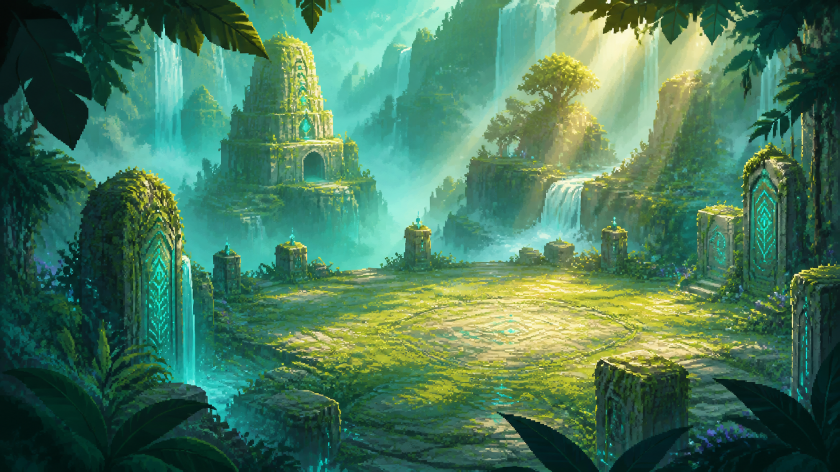
#> input picture art/raw/chapter1_title_bg_full.png, 1680 x 944 px (shown at 1/2 size)
$ python pixelize.py ../raw/chapter1_title_bg_full.png out.png
#> lines starting #> are read from the running program, lines starting #| are printed output that depends on the picture
#!/usr/bin/env python3
"""تبدیل تصویر نقاشی‌وار (Canva/Cloudflare) به پیکسل‌آرت قابل‌استفاده در بازی.

استفاده:
  python3 -I art/tools/pixelize.py IN.png OUT.png --size 640x360 --colors 64 [--sat 1.35 --bright 1.2 --contrast 1.15]
  برای اسپرایت/آیکون: --size 32x48 --colors 16 --transparent  (پس‌زمینهٔ تخت را شفاف می‌کند)
هیچ کلید یا شبکه‌ای لازم نیست. فیلتر Nearest را در Godot روشن کن.
"""
import argparse
from PIL import Image, ImageEnhance, ImageFilter

def main():
    ap = argparse.ArgumentParser()
    ap.add_argument("src"); ap.add_argument("dst")
    ap.add_argument("--size", default="640x360")
    ap.add_argument("--colors", type=int, default=64)
    ap.add_argument("--sat", type=float, default=1.35)
    ap.add_argument("--bright", type=float, default=1.2)
    ap.add_argument("--contrast", type=float, default=1.15)
    ap.add_argument("--transparent", action="store_true")
    ap.add_argument("--preview", type=int, default=3, help="ضریب پیش‌نمایش Nearest (0 = بدون)")
    a = ap.parse_args()
    w, h = (int(v) for v in a.size.lower().split("x"))
    im = Image.open(a.src).convert("RGB")
#> im is the input picture: PIL image 1680x944 RGB; mean R, G, B 71.6, 120.4, 90.5
    # کاهش با فیلتر جعبه‌ای (BOX) برای پیکسل‌های تمیز، سپس تیزکردن و نگاشت پالت
    im = im.resize((w, h), Image.BOX if im.width >= w else Image.LANCZOS)
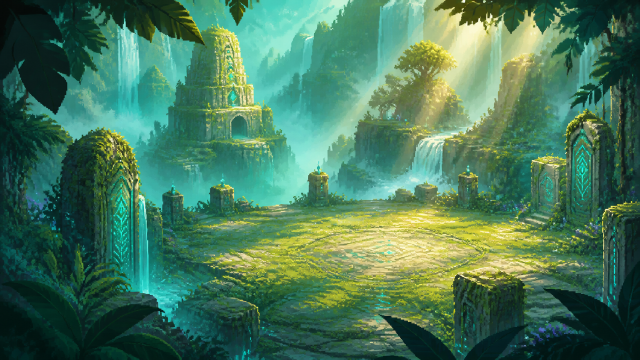
#> im: PIL image 640x360 RGB; mean R, G, B 71.7, 120.6, 90.7
    im = im.filter(ImageFilter.UnsharpMask(radius=1.0, percent=120, threshold=2))
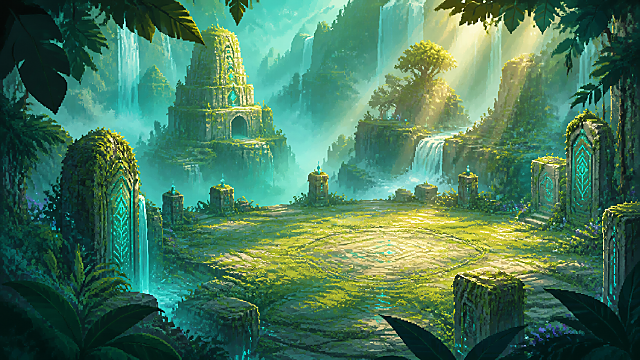
#> im: PIL image 640x360 RGB; mean R, G, B 72.1, 121, 91.1
    im = ImageEnhance.Color(im).enhance(a.sat)
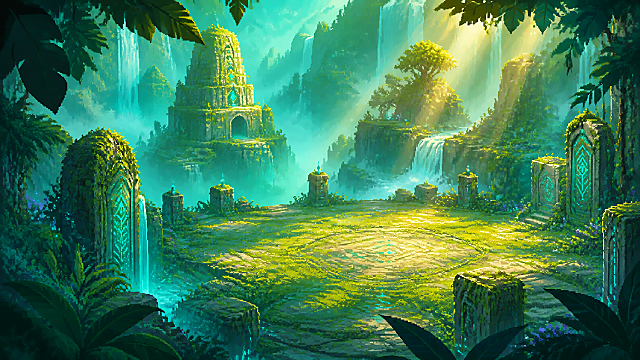
#> im: PIL image 640x360 RGB; mean R, G, B 61.6, 126.8, 86.8
    im = ImageEnhance.Brightness(im).enhance(a.bright)
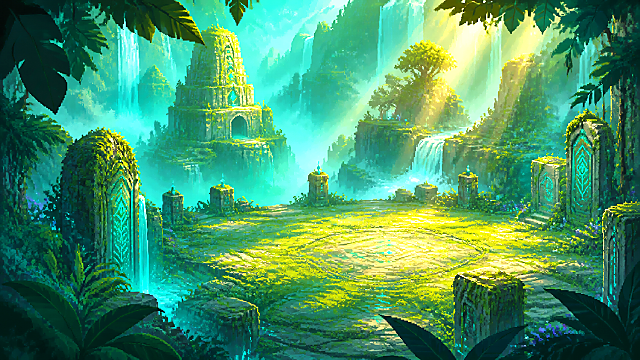
#> im: PIL image 640x360 RGB; mean R, G, B 72, 149.1, 103.4
    im = ImageEnhance.Contrast(im).enhance(a.contrast)
    im = im.filter(ImageFilter.MedianFilter(3))
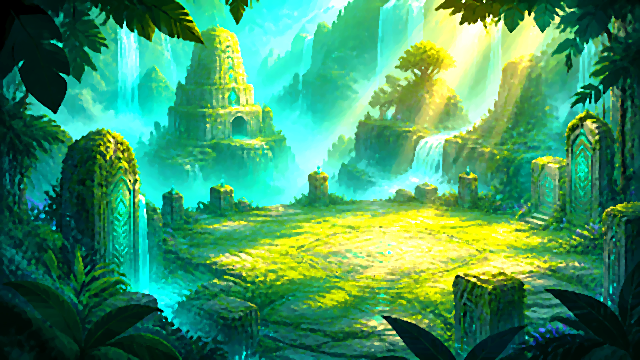
#> im: PIL image 640x360 RGB; mean R, G, B 66.1, 149.9, 98.9
    q = im.quantize(colors=a.colors, method=Image.MEDIANCUT, dither=Image.NONE).convert("RGBA")
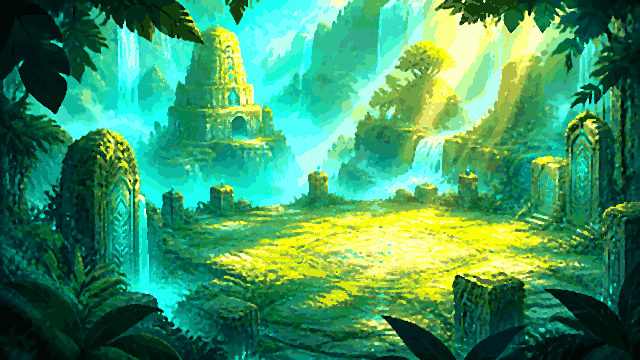
#> q: PIL image 640x360 RGBA; mean R, G, B, A 65.4, 150.1, 99.7, 255
    if a.transparent:
        bg = q.getpixel((0, 0))
        px = q.load()
        for y in range(h):
            for x in range(w):
                if px[x, y][:3] == bg[:3]:
                    px[x, y] = (0, 0, 0, 0)
    q.save(a.dst)
    if a.preview:
        q.resize((w * a.preview, h * a.preview), Image.NEAREST).save(a.dst.replace(".png", "_preview.png"))
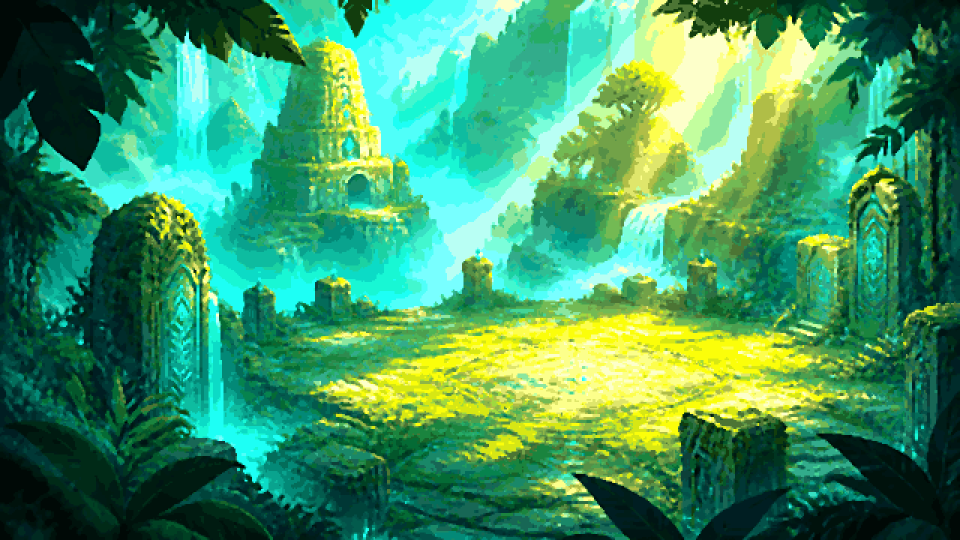
#> saved as out_preview.png: PIL image 1920x1080 RGBA (shown at 1/2 size); mean R, G, B, A 65.4, 150.1, 99.7, 255
    print(f"{a.dst}: {w}x{h}, {a.colors} رنگ")

if __name__ == "__main__":
    main()

$ run again, on art/raw/env07_plateau_waterfall_full.png
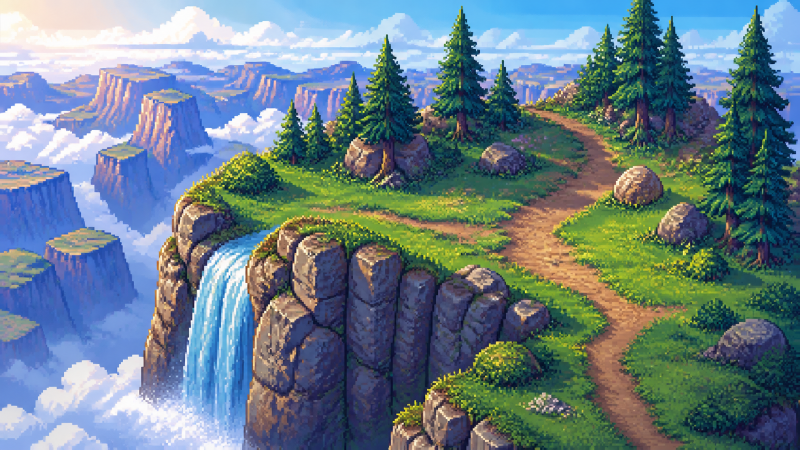
#> input picture art/raw/env07_plateau_waterfall_full.png, 1600 x 899 px (shown at 1/2 size)
#> in main, im is the input picture: PIL image 1600x899 RGB; mean R, G, B 106.3, 126.9, 136.8
#> in main, `im = ImageEnhance.Color(im).enhance(a.sat)`:
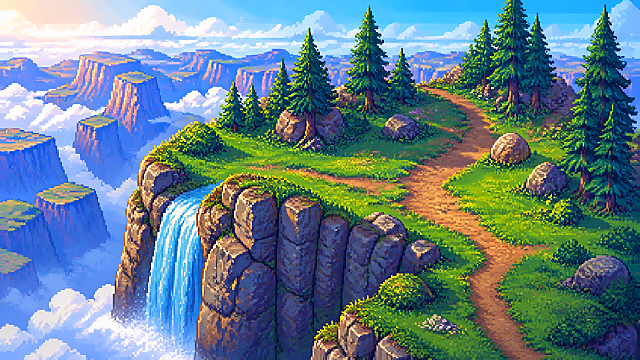
#> im: PIL image 640x360 RGB; mean R, G, B 101.3, 128.7, 140.8
#> in main, `q.resize((w * a.preview, h * a.preview), Image.NEAREST).save(a.dst.rep..`:
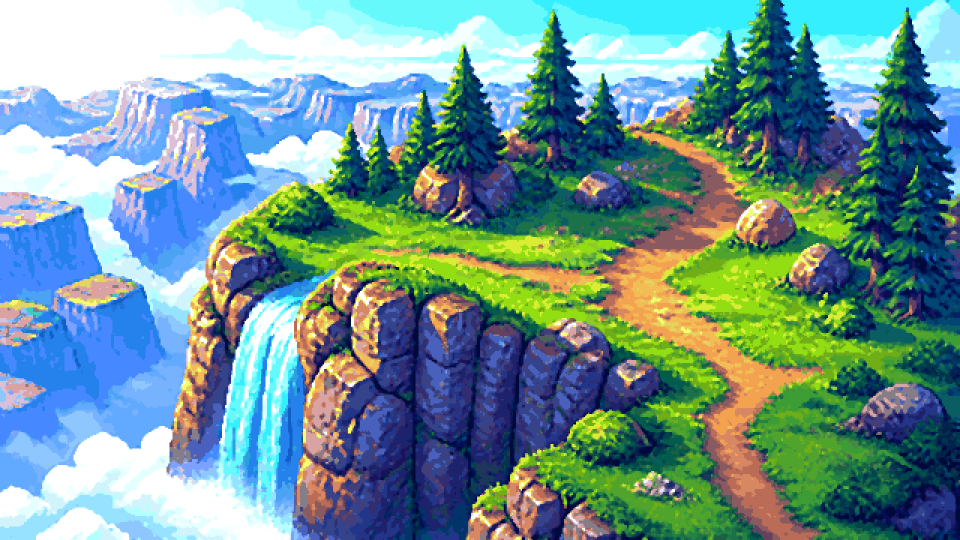
#> saved as out_preview.png: PIL image 1920x1080 RGBA (shown at 1/2 size); mean R, G, B, A 110.7, 150.2, 151.3, 255

$ run again, on art/raw/parallax_coral_full.png
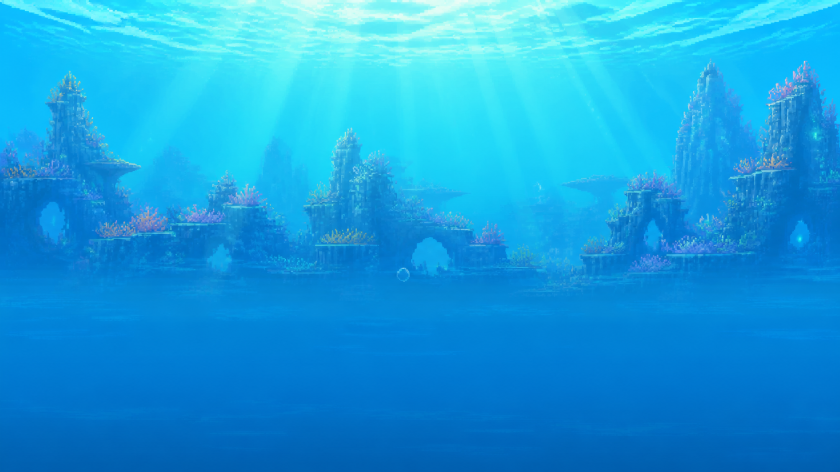
#> input picture art/raw/parallax_coral_full.png, 1680 x 944 px (shown at 1/2 size)
#> in main, im is the input picture: PIL image 1680x944 RGB; mean R, G, B 24.7, 158.2, 221.2
#> in main, `im = ImageEnhance.Color(im).enhance(a.sat)`:
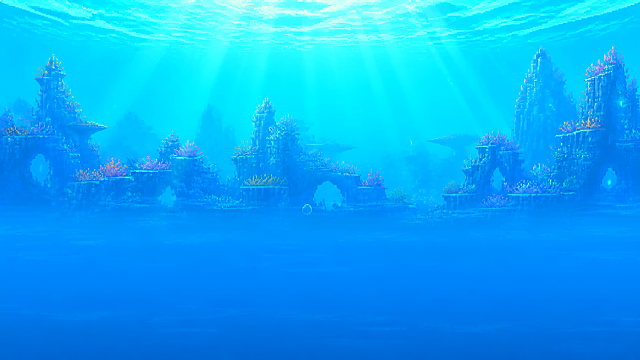
#> im: PIL image 640x360 RGB; mean R, G, B 10.7, 169.3, 246.6
#> in main, `q.resize((w * a.preview, h * a.preview), Image.NEAREST).save(a.dst.rep..`:
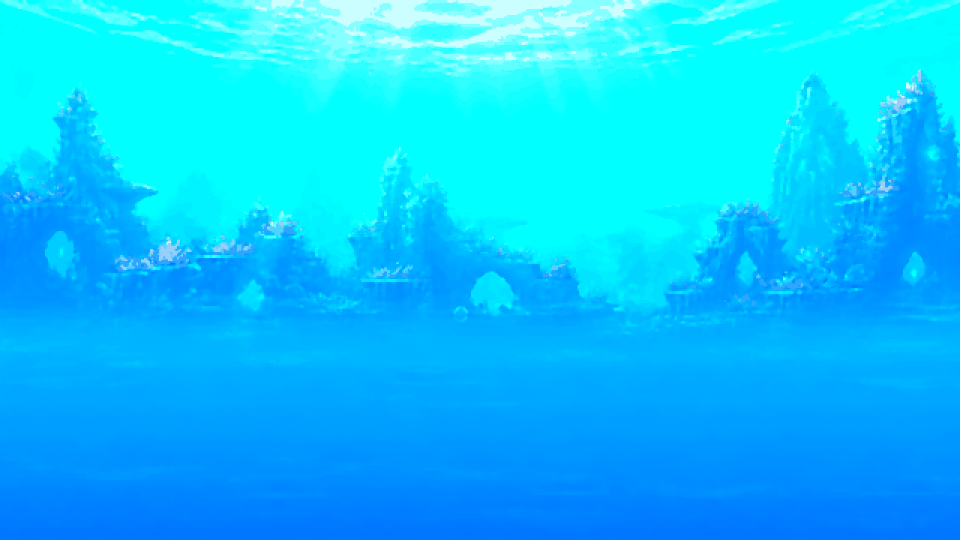
#> saved as out_preview.png: PIL image 1920x1080 RGBA (shown at 1/2 size); mean R, G, B, A 9.3, 196.2, 255, 255
